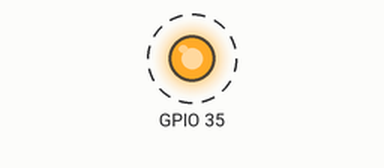
A sketch run on a simulated ESP32. Parts: output pins drawn as LEDs (lit = HIGH). Dashed ring = blinking.

Above: at 0.5 s.
Timing chart, 0 to 4.6 s (numbered marks = the images above):
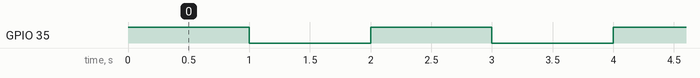

The sketch:

Buzzer.ino
```cpp
void setup() {

  // initialize digital pin LED_BUILTIN as an output.
  pinMode(35, OUTPUT);
}

// the loop function runs over and over again forever
void loop() {
  digitalWrite(35, HIGH);  // turn the LED on (HIGH is the voltage level)
  delay(1000);                      // wait for a second
  digitalWrite(35, LOW);   // turn the LED off by making the voltage LOW
  delay(1000);                      // wait for a second
}
```

Measured:
- by itself, GPIO 35: alternates HIGH for 1.0 s and LOW for 1.0 s
